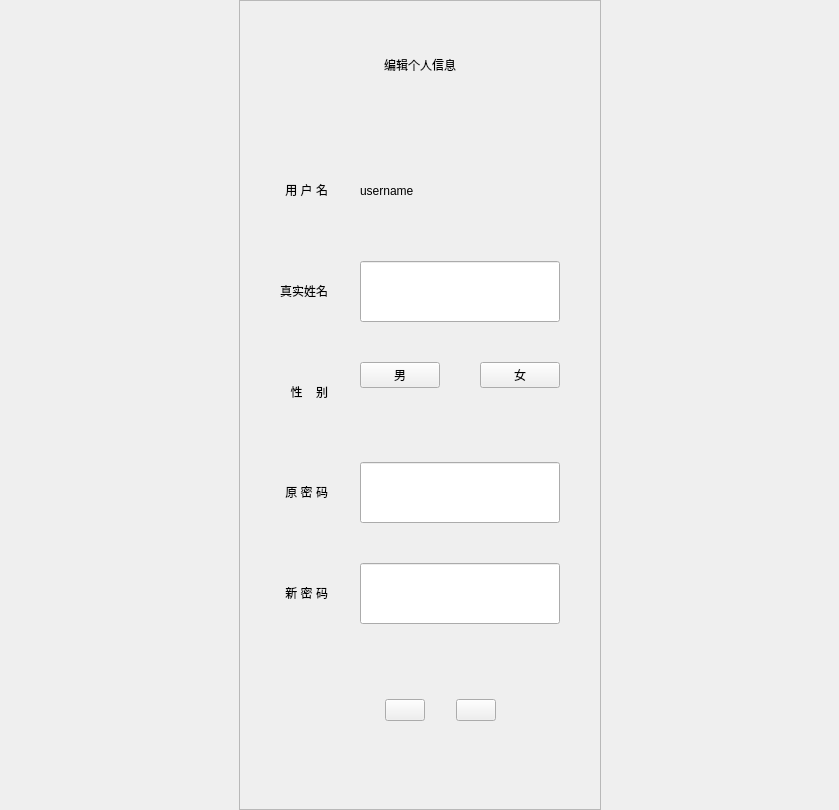
<?xml version="1.0" encoding="UTF-8"?>
<ui version="4.0">
 <class>EditPersonPasswordWindow</class>
 <widget class="QWidget" name="EditPersonPasswordWindow">
  <property name="windowModality">
   <enum>Qt::ApplicationModal</enum>
  </property>
  <property name="geometry">
   <rect>
    <x>0</x>
    <y>0</y>
    <width>839</width>
    <height>810</height>
   </rect>
  </property>
  <property name="sizePolicy">
   <sizepolicy hsizetype="Preferred" vsizetype="Preferred">
    <horstretch>0</horstretch>
    <verstretch>0</verstretch>
   </sizepolicy>
  </property>
  <property name="minimumSize">
   <size>
    <width>0</width>
    <height>0</height>
   </size>
  </property>
  <property name="maximumSize">
   <size>
    <width>1920</width>
    <height>1080</height>
   </size>
  </property>
  <property name="windowTitle">
   <string>SimLaparo</string>
  </property>
  <layout class="QVBoxLayout" name="verticalLayout_7">
   <property name="spacing">
    <number>0</number>
   </property>
   <property name="leftMargin">
    <number>0</number>
   </property>
   <property name="topMargin">
    <number>0</number>
   </property>
   <property name="rightMargin">
    <number>0</number>
   </property>
   <property name="bottomMargin">
    <number>0</number>
   </property>
   <item>
    <spacer name="verticalSpacer">
     <property name="orientation">
      <enum>Qt::Vertical</enum>
     </property>
     <property name="sizeHint" stdset="0">
      <size>
       <width>20</width>
       <height>13</height>
      </size>
     </property>
    </spacer>
   </item>
   <item>
    <layout class="QHBoxLayout" name="horizontalLayout_4">
     <property name="spacing">
      <number>0</number>
     </property>
     <item>
      <spacer name="horizontalSpacer_3">
       <property name="orientation">
        <enum>Qt::Horizontal</enum>
       </property>
       <property name="sizeHint" stdset="0">
        <size>
         <width>40</width>
         <height>20</height>
        </size>
       </property>
      </spacer>
     </item>
     <item>
      <widget class="QFrame" name="bgFrame">
       <property name="frameShape">
        <enum>QFrame::StyledPanel</enum>
       </property>
       <property name="frameShadow">
        <enum>QFrame::Raised</enum>
       </property>
       <layout class="QVBoxLayout" name="verticalLayout">
        <property name="spacing">
         <number>0</number>
        </property>
        <property name="leftMargin">
         <number>0</number>
        </property>
        <property name="topMargin">
         <number>0</number>
        </property>
        <property name="rightMargin">
         <number>0</number>
        </property>
        <property name="bottomMargin">
         <number>0</number>
        </property>
        <item>
         <spacer name="verticalSpacer_3">
          <property name="orientation">
           <enum>Qt::Vertical</enum>
          </property>
          <property name="sizeType">
           <enum>QSizePolicy::Fixed</enum>
          </property>
          <property name="sizeHint" stdset="0">
           <size>
            <width>20</width>
            <height>54</height>
           </size>
          </property>
         </spacer>
        </item>
        <item>
         <layout class="QHBoxLayout" name="horizontalLayout_5">
          <item>
           <spacer name="horizontalSpacer_4">
            <property name="orientation">
             <enum>Qt::Horizontal</enum>
            </property>
            <property name="sizeHint" stdset="0">
             <size>
              <width>40</width>
              <height>20</height>
             </size>
            </property>
           </spacer>
          </item>
          <item>
           <widget class="QLabel" name="titleLabel">
            <property name="text">
             <string>编辑个人信息</string>
            </property>
            <property name="alignment">
             <set>Qt::AlignCenter</set>
            </property>
           </widget>
          </item>
          <item>
           <spacer name="horizontalSpacer_5">
            <property name="orientation">
             <enum>Qt::Horizontal</enum>
            </property>
            <property name="sizeHint" stdset="0">
             <size>
              <width>40</width>
              <height>20</height>
             </size>
            </property>
           </spacer>
          </item>
         </layout>
        </item>
        <item>
         <spacer name="verticalSpacer_5">
          <property name="orientation">
           <enum>Qt::Vertical</enum>
          </property>
          <property name="sizeType">
           <enum>QSizePolicy::Fixed</enum>
          </property>
          <property name="sizeHint" stdset="0">
           <size>
            <width>20</width>
            <height>85</height>
           </size>
          </property>
         </spacer>
        </item>
        <item>
         <layout class="QHBoxLayout" name="horizontalLayout_2">
          <property name="spacing">
           <number>0</number>
          </property>
          <item>
           <spacer name="horizontalSpacer_9">
            <property name="orientation">
             <enum>Qt::Horizontal</enum>
            </property>
            <property name="sizeType">
             <enum>QSizePolicy::Expanding</enum>
            </property>
            <property name="sizeHint" stdset="0">
             <size>
              <width>40</width>
              <height>20</height>
             </size>
            </property>
           </spacer>
          </item>
          <item>
           <layout class="QFormLayout" name="formLayout">
            <property name="labelAlignment">
             <set>Qt::AlignRight|Qt::AlignTrailing|Qt::AlignVCenter</set>
            </property>
            <property name="formAlignment">
             <set>Qt::AlignLeading|Qt::AlignLeft|Qt::AlignVCenter</set>
            </property>
            <property name="horizontalSpacing">
             <number>32</number>
            </property>
            <property name="verticalSpacing">
             <number>40</number>
            </property>
            <item row="0" column="1">
             <widget class="QLabel" name="usernameLabel">
              <property name="minimumSize">
               <size>
                <width>0</width>
                <height>0</height>
               </size>
              </property>
              <property name="maximumSize">
               <size>
                <width>16777215</width>
                <height>16777215</height>
               </size>
              </property>
              <property name="text">
               <string>username</string>
              </property>
             </widget>
            </item>
            <item row="1" column="1">
             <widget class="RbVKLineEdit" name="edit_realName">
              <property name="sizePolicy">
               <sizepolicy hsizetype="Preferred" vsizetype="Preferred">
                <horstretch>0</horstretch>
                <verstretch>0</verstretch>
               </sizepolicy>
              </property>
              <property name="minimumSize">
               <size>
                <width>0</width>
                <height>0</height>
               </size>
              </property>
              <property name="maximumSize">
               <size>
                <width>16777215</width>
                <height>16777215</height>
               </size>
              </property>
              <property name="frame">
               <bool>true</bool>
              </property>
              <property name="readOnly">
               <bool>false</bool>
              </property>
             </widget>
            </item>
            <item row="2" column="1">
             <layout class="QHBoxLayout" name="horizontalLayout_3">
              <item>
               <widget class="QPushButton" name="maleBtn">
                <property name="enabled">
                 <bool>true</bool>
                </property>
                <property name="text">
                 <string>男</string>
                </property>
                <property name="checkable">
                 <bool>true</bool>
                </property>
               </widget>
              </item>
              <item>
               <spacer name="horizontalSpacer_10">
                <property name="orientation">
                 <enum>Qt::Horizontal</enum>
                </property>
                <property name="sizeHint" stdset="0">
                 <size>
                  <width>40</width>
                  <height>20</height>
                 </size>
                </property>
               </spacer>
              </item>
              <item>
               <widget class="QPushButton" name="femaleBtn">
                <property name="enabled">
                 <bool>true</bool>
                </property>
                <property name="text">
                 <string>女</string>
                </property>
                <property name="checkable">
                 <bool>true</bool>
                </property>
               </widget>
              </item>
             </layout>
            </item>
            <item row="3" column="1">
             <widget class="RbVKLineEdit" name="edit_oldPwd">
              <property name="sizePolicy">
               <sizepolicy hsizetype="Preferred" vsizetype="Preferred">
                <horstretch>0</horstretch>
                <verstretch>0</verstretch>
               </sizepolicy>
              </property>
              <property name="minimumSize">
               <size>
                <width>0</width>
                <height>0</height>
               </size>
              </property>
              <property name="maximumSize">
               <size>
                <width>16777215</width>
                <height>16777215</height>
               </size>
              </property>
              <property name="echoMode">
               <enum>QLineEdit::Password</enum>
              </property>
             </widget>
            </item>
            <item row="4" column="1">
             <widget class="RbVKLineEdit" name="edit_newPwd">
              <property name="sizePolicy">
               <sizepolicy hsizetype="Preferred" vsizetype="Preferred">
                <horstretch>0</horstretch>
                <verstretch>0</verstretch>
               </sizepolicy>
              </property>
              <property name="minimumSize">
               <size>
                <width>0</width>
                <height>0</height>
               </size>
              </property>
              <property name="maximumSize">
               <size>
                <width>16777215</width>
                <height>16777215</height>
               </size>
              </property>
              <property name="echoMode">
               <enum>QLineEdit::Password</enum>
              </property>
             </widget>
            </item>
            <item row="0" column="0">
             <layout class="QVBoxLayout" name="verticalLayout_2">
              <item>
               <spacer name="verticalSpacer_7">
                <property name="orientation">
                 <enum>Qt::Vertical</enum>
                </property>
                <property name="sizeHint" stdset="0">
                 <size>
                  <width>20</width>
                  <height>40</height>
                 </size>
                </property>
               </spacer>
              </item>
              <item>
               <widget class="QLabel" name="label_uesrID">
                <property name="sizePolicy">
                 <sizepolicy hsizetype="Preferred" vsizetype="Preferred">
                  <horstretch>0</horstretch>
                  <verstretch>0</verstretch>
                 </sizepolicy>
                </property>
                <property name="minimumSize">
                 <size>
                  <width>0</width>
                  <height>0</height>
                 </size>
                </property>
                <property name="maximumSize">
                 <size>
                  <width>16777215</width>
                  <height>16777215</height>
                 </size>
                </property>
                <property name="layoutDirection">
                 <enum>Qt::LeftToRight</enum>
                </property>
                <property name="frameShape">
                 <enum>QFrame::NoFrame</enum>
                </property>
                <property name="frameShadow">
                 <enum>QFrame::Sunken</enum>
                </property>
                <property name="text">
                 <string>用 户 名</string>
                </property>
                <property name="alignment">
                 <set>Qt::AlignRight|Qt::AlignTrailing|Qt::AlignVCenter</set>
                </property>
               </widget>
              </item>
              <item>
               <spacer name="verticalSpacer_8">
                <property name="orientation">
                 <enum>Qt::Vertical</enum>
                </property>
                <property name="sizeHint" stdset="0">
                 <size>
                  <width>20</width>
                  <height>40</height>
                 </size>
                </property>
               </spacer>
              </item>
             </layout>
            </item>
            <item row="1" column="0">
             <layout class="QVBoxLayout" name="verticalLayout_3">
              <item>
               <spacer name="verticalSpacer_9">
                <property name="orientation">
                 <enum>Qt::Vertical</enum>
                </property>
                <property name="sizeHint" stdset="0">
                 <size>
                  <width>20</width>
                  <height>40</height>
                 </size>
                </property>
               </spacer>
              </item>
              <item>
               <widget class="QLabel" name="label_userName">
                <property name="sizePolicy">
                 <sizepolicy hsizetype="Preferred" vsizetype="Preferred">
                  <horstretch>0</horstretch>
                  <verstretch>0</verstretch>
                 </sizepolicy>
                </property>
                <property name="minimumSize">
                 <size>
                  <width>0</width>
                  <height>0</height>
                 </size>
                </property>
                <property name="maximumSize">
                 <size>
                  <width>16777215</width>
                  <height>16777215</height>
                 </size>
                </property>
                <property name="text">
                 <string>真实姓名</string>
                </property>
                <property name="alignment">
                 <set>Qt::AlignRight|Qt::AlignTrailing|Qt::AlignVCenter</set>
                </property>
               </widget>
              </item>
              <item>
               <spacer name="verticalSpacer_10">
                <property name="orientation">
                 <enum>Qt::Vertical</enum>
                </property>
                <property name="sizeHint" stdset="0">
                 <size>
                  <width>20</width>
                  <height>40</height>
                 </size>
                </property>
               </spacer>
              </item>
             </layout>
            </item>
            <item row="2" column="0">
             <layout class="QVBoxLayout" name="verticalLayout_4">
              <item>
               <spacer name="verticalSpacer_11">
                <property name="orientation">
                 <enum>Qt::Vertical</enum>
                </property>
                <property name="sizeHint" stdset="0">
                 <size>
                  <width>20</width>
                  <height>40</height>
                 </size>
                </property>
               </spacer>
              </item>
              <item>
               <widget class="QLabel" name="label_sex">
                <property name="sizePolicy">
                 <sizepolicy hsizetype="Preferred" vsizetype="Preferred">
                  <horstretch>0</horstretch>
                  <verstretch>0</verstretch>
                 </sizepolicy>
                </property>
                <property name="minimumSize">
                 <size>
                  <width>0</width>
                  <height>0</height>
                 </size>
                </property>
                <property name="maximumSize">
                 <size>
                  <width>16777215</width>
                  <height>16777215</height>
                 </size>
                </property>
                <property name="text">
                 <string>性    别</string>
                </property>
                <property name="alignment">
                 <set>Qt::AlignRight|Qt::AlignTrailing|Qt::AlignVCenter</set>
                </property>
               </widget>
              </item>
              <item>
               <spacer name="verticalSpacer_12">
                <property name="orientation">
                 <enum>Qt::Vertical</enum>
                </property>
                <property name="sizeHint" stdset="0">
                 <size>
                  <width>20</width>
                  <height>40</height>
                 </size>
                </property>
               </spacer>
              </item>
             </layout>
            </item>
            <item row="3" column="0">
             <layout class="QVBoxLayout" name="verticalLayout_5">
              <item>
               <spacer name="verticalSpacer_13">
                <property name="orientation">
                 <enum>Qt::Vertical</enum>
                </property>
                <property name="sizeHint" stdset="0">
                 <size>
                  <width>20</width>
                  <height>40</height>
                 </size>
                </property>
               </spacer>
              </item>
              <item>
               <widget class="QLabel" name="label_oldPwd">
                <property name="sizePolicy">
                 <sizepolicy hsizetype="Preferred" vsizetype="Preferred">
                  <horstretch>0</horstretch>
                  <verstretch>0</verstretch>
                 </sizepolicy>
                </property>
                <property name="minimumSize">
                 <size>
                  <width>0</width>
                  <height>0</height>
                 </size>
                </property>
                <property name="maximumSize">
                 <size>
                  <width>16777215</width>
                  <height>16777215</height>
                 </size>
                </property>
                <property name="text">
                 <string>原 密 码</string>
                </property>
                <property name="alignment">
                 <set>Qt::AlignRight|Qt::AlignTrailing|Qt::AlignVCenter</set>
                </property>
               </widget>
              </item>
              <item>
               <spacer name="verticalSpacer_14">
                <property name="orientation">
                 <enum>Qt::Vertical</enum>
                </property>
                <property name="sizeHint" stdset="0">
                 <size>
                  <width>20</width>
                  <height>40</height>
                 </size>
                </property>
               </spacer>
              </item>
             </layout>
            </item>
            <item row="4" column="0">
             <layout class="QVBoxLayout" name="verticalLayout_6">
              <item>
               <spacer name="verticalSpacer_15">
                <property name="orientation">
                 <enum>Qt::Vertical</enum>
                </property>
                <property name="sizeHint" stdset="0">
                 <size>
                  <width>20</width>
                  <height>40</height>
                 </size>
                </property>
               </spacer>
              </item>
              <item>
               <widget class="QLabel" name="label_newPwd">
                <property name="sizePolicy">
                 <sizepolicy hsizetype="Preferred" vsizetype="Preferred">
                  <horstretch>0</horstretch>
                  <verstretch>0</verstretch>
                 </sizepolicy>
                </property>
                <property name="minimumSize">
                 <size>
                  <width>0</width>
                  <height>0</height>
                 </size>
                </property>
                <property name="maximumSize">
                 <size>
                  <width>16777215</width>
                  <height>16777215</height>
                 </size>
                </property>
                <property name="text">
                 <string>新 密 码</string>
                </property>
                <property name="alignment">
                 <set>Qt::AlignRight|Qt::AlignTrailing|Qt::AlignVCenter</set>
                </property>
               </widget>
              </item>
              <item>
               <spacer name="verticalSpacer_16">
                <property name="orientation">
                 <enum>Qt::Vertical</enum>
                </property>
                <property name="sizeHint" stdset="0">
                 <size>
                  <width>20</width>
                  <height>40</height>
                 </size>
                </property>
               </spacer>
              </item>
             </layout>
            </item>
           </layout>
          </item>
          <item>
           <spacer name="horizontalSpacer_8">
            <property name="orientation">
             <enum>Qt::Horizontal</enum>
            </property>
            <property name="sizeHint" stdset="0">
             <size>
              <width>40</width>
              <height>20</height>
             </size>
            </property>
           </spacer>
          </item>
         </layout>
        </item>
        <item>
         <spacer name="verticalSpacer_6">
          <property name="orientation">
           <enum>Qt::Vertical</enum>
          </property>
          <property name="sizeType">
           <enum>QSizePolicy::Fixed</enum>
          </property>
          <property name="sizeHint" stdset="0">
           <size>
            <width>20</width>
            <height>75</height>
           </size>
          </property>
         </spacer>
        </item>
        <item>
         <layout class="QHBoxLayout" name="horizontalLayout" stretch="206,0,45,0,148">
          <item>
           <spacer name="horizontalSpacer_6">
            <property name="orientation">
             <enum>Qt::Horizontal</enum>
            </property>
            <property name="sizeHint" stdset="0">
             <size>
              <width>40</width>
              <height>20</height>
             </size>
            </property>
           </spacer>
          </item>
          <item>
           <widget class="QPushButton" name="bt_cancel">
            <property name="sizePolicy">
             <sizepolicy hsizetype="Preferred" vsizetype="Preferred">
              <horstretch>0</horstretch>
              <verstretch>0</verstretch>
             </sizepolicy>
            </property>
            <property name="minimumSize">
             <size>
              <width>0</width>
              <height>0</height>
             </size>
            </property>
            <property name="maximumSize">
             <size>
              <width>16777215</width>
              <height>16777215</height>
             </size>
            </property>
            <property name="baseSize">
             <size>
              <width>115</width>
              <height>45</height>
             </size>
            </property>
            <property name="text">
             <string/>
            </property>
           </widget>
          </item>
          <item>
           <spacer name="horizontalSpacer">
            <property name="orientation">
             <enum>Qt::Horizontal</enum>
            </property>
            <property name="sizeHint" stdset="0">
             <size>
              <width>40</width>
              <height>20</height>
             </size>
            </property>
           </spacer>
          </item>
          <item>
           <widget class="QPushButton" name="bt_ok">
            <property name="sizePolicy">
             <sizepolicy hsizetype="Preferred" vsizetype="Preferred">
              <horstretch>0</horstretch>
              <verstretch>0</verstretch>
             </sizepolicy>
            </property>
            <property name="minimumSize">
             <size>
              <width>0</width>
              <height>0</height>
             </size>
            </property>
            <property name="maximumSize">
             <size>
              <width>16777215</width>
              <height>16777215</height>
             </size>
            </property>
            <property name="baseSize">
             <size>
              <width>115</width>
              <height>45</height>
             </size>
            </property>
            <property name="text">
             <string/>
            </property>
           </widget>
          </item>
          <item>
           <spacer name="horizontalSpacer_7">
            <property name="orientation">
             <enum>Qt::Horizontal</enum>
            </property>
            <property name="sizeHint" stdset="0">
             <size>
              <width>40</width>
              <height>20</height>
             </size>
            </property>
           </spacer>
          </item>
         </layout>
        </item>
        <item>
         <spacer name="verticalSpacer_4">
          <property name="orientation">
           <enum>Qt::Vertical</enum>
          </property>
          <property name="sizeType">
           <enum>QSizePolicy::Fixed</enum>
          </property>
          <property name="sizeHint" stdset="0">
           <size>
            <width>20</width>
            <height>88</height>
           </size>
          </property>
         </spacer>
        </item>
       </layout>
      </widget>
     </item>
     <item>
      <spacer name="horizontalSpacer_2">
       <property name="orientation">
        <enum>Qt::Horizontal</enum>
       </property>
       <property name="sizeHint" stdset="0">
        <size>
         <width>40</width>
         <height>20</height>
        </size>
       </property>
      </spacer>
     </item>
    </layout>
   </item>
   <item>
    <spacer name="verticalSpacer_2">
     <property name="orientation">
      <enum>Qt::Vertical</enum>
     </property>
     <property name="sizeHint" stdset="0">
      <size>
       <width>20</width>
       <height>13</height>
      </size>
     </property>
    </spacer>
   </item>
  </layout>
 </widget>
 <customwidgets>
  <customwidget>
   <class>RbVKLineEdit</class>
   <extends>QLineEdit</extends>
   <header location="global">RbVKLineEdit.h</header>
  </customwidget>
 </customwidgets>
 <resources/>
 <connections/>
</ui>
